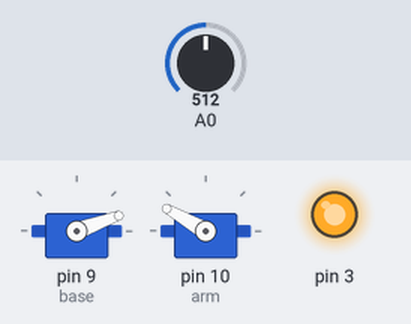
This sketch was run on a simulated Arduino Uno, built with avr-gcc and run on an emulated ATmega328P. Shown: 2 × servo, output pins drawn as LEDs (lit = HIGH). Inputs (shaded band) come from the test bench; at power-on: A0 = 512.

Above: at 2.54 s.
At 7.55 s:
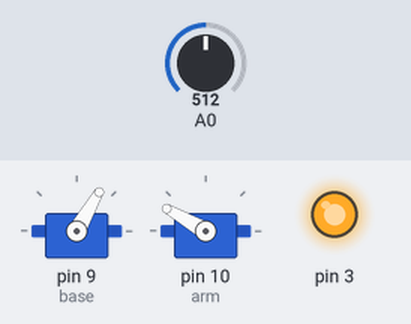
At 12.56 s:
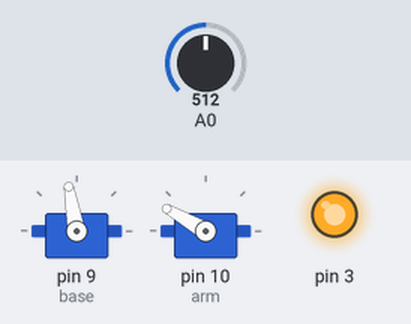
At 17.56 s:
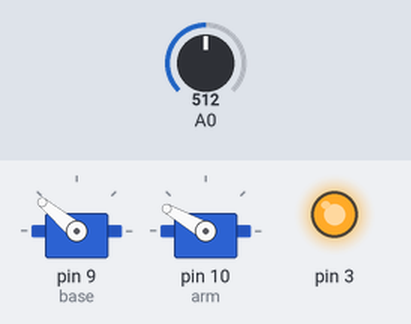
At 25.0 s:
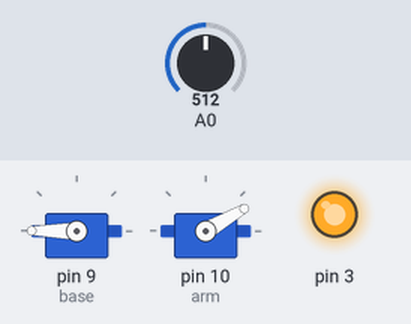
At 25.8 s:
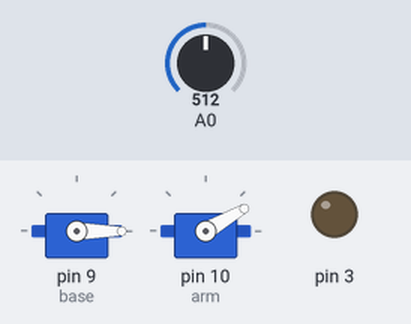
Timing chart, 0 to 27.3 s (numbered marks = the images above):
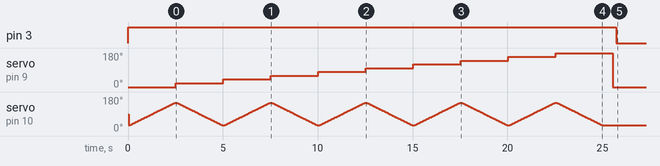

The sketch:

sunfollower.ino
```cpp
/*
 * Sunfollower
 * Myles Cai
 * 6/13/18
 *
 * Tracking light with one LDR and two servos.
 *
 */


#include <Servo.h>
Servo base;
Servo arm;

int basepos = 0;
int armpos = 0;
int darkness;
int peak = 1023;
int basepeak = 0;
int armpeak = 0;
boolean rev = false;

void setup() {
  Serial.begin(9600);

  base.attach(9);
  arm.attach(10);
  DDRD |= 1 << 3;
  PORTD |= 1 << 3;

}

void loop() {
  // two for loops to hit all points on a hemisphere as coverable by the device
  for (basepos = 0; basepos <= 180; basepos += 20){

    base.write(basepos);
    delay(50);

    for (armpos = 30; armpos <= 150; armpos+=2){

      if((basepos/20) % 2 == 1){
        arm.write(180 - armpos);
        rev = true;
      } else {
        arm.write(armpos);
        rev = false;
      }

      delay(20);

      int darkness = analogRead(A0);
      // Serial.println(darkness); // range is from 10 (bright) to 950 (dark) or so
      delay(20);

      if(darkness < peak){
        peak = darkness;

        if (rev) {
          armpeak = 180 - armpos;
        } else { armpeak = armpos;}

        basepeak = basepos;

        /*
        Serial.print("new brightest: ");
        Serial.print(darkness);
        Serial.print(" at: ");
        Serial.print(basepeak);
        Serial.print(" , ");
        Serial.println(armpeak);
        */
        }
    }
  }

//  Serial.println(basepeak);
//  Serial.println(armpeak);
  delay(500);

  base.write(basepeak);
  arm.write(armpeak);
  delay(200);

  PORTD &= ~(1 << 3);
  for (int i = 0; i < 15; i++) {
     delay(65535);
  }

  // reset variables
  PORTD |= 1 << 3;
  peak = 1023;

  // reset position
  while (basepos > 0 || armpos > 30){
    for (basepos = basepeak; basepos > 0; basepos-=5) {
      // in steps of 1 degree
      base.write(basepos);
      delay(50);
    }
    for (armpos = armpeak; armpos > 30; armpos-=5) {
      arm.write(armpos);
      delay(50);
    }
  }

  delay(500);

}
```

Measured:
- by itself, pin 3: HIGH → LOW at 25.7 s
- by itself, servo on pin 9 (base): rises from 0° to 180° in 20.0 s, then falls to 0° in 3.0 s
